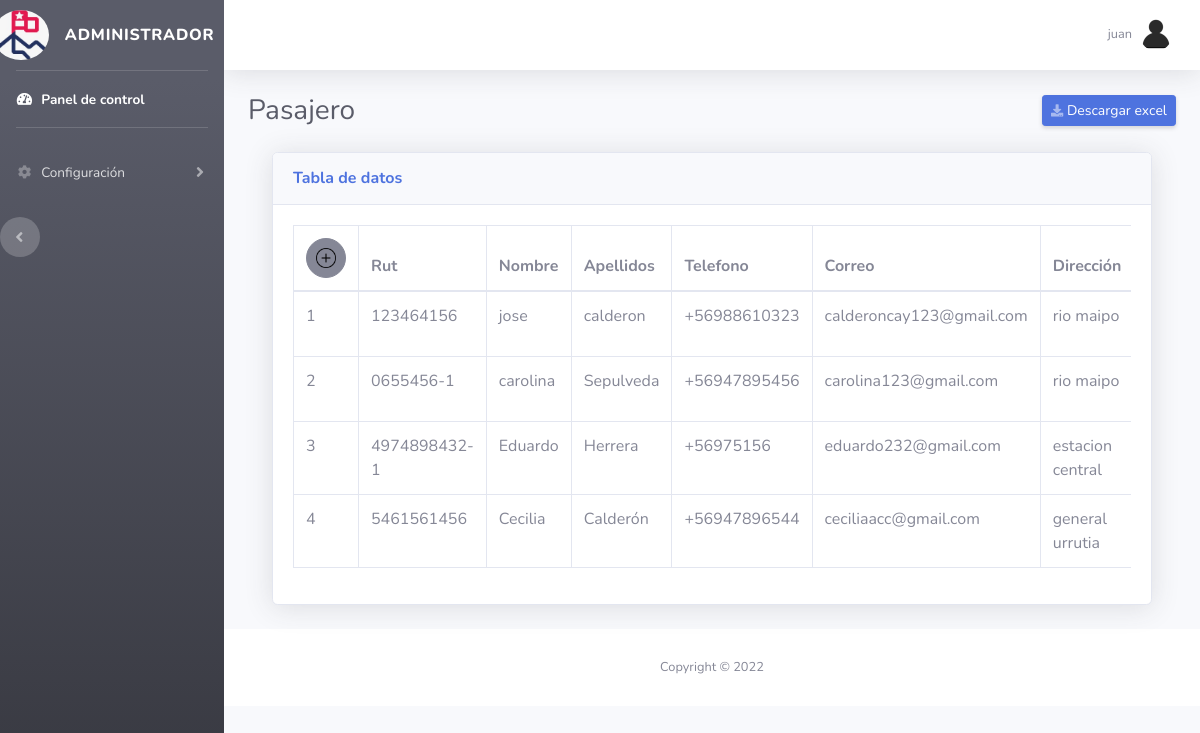
The page /admin/pasajero/pasajero.php (signed in) on the database its author committed.
### tables this page shows
CREATE TABLE `pasajero` (
  `id` int(11) NOT NULL,
  `rut` varchar(50) NOT NULL,
  `nombre` varchar(50) NOT NULL,
  `apellidos` varchar(50) NOT NULL,
  `telefono` varchar(50) NOT NULL,
  `correo` varchar(50) NOT NULL,
  `direccion` varchar(50) NOT NULL,
  `edad` int(10) NOT NULL,
  `nacionalidad` varchar(100) NOT NULL
);

### src/Pasajero.php (called while the page is built, shortened)
<?php
    class Pasajero{
        private $cn = null;
    public function __construct(){
        $this->config = parse_ini_file(__DIR__.'/../config.ini') ;
        $this->cn = new \PDO( $this->config['dns'], $this->config['usuario'],$this->config['clave'],array(
            \PDO::MYSQL_ATTR_INIT_COMMAND => 'SET NAMES utf8'
        ));
    }
    public function mostrar(){
        $sql = "SELECT * FROM pasajero;
        ";
        $resultado = $this->cn->prepare($sql);
        if($resultado->execute())
            return $resultado->fetchAll();
        return false;
    }
    }
?>

### admin/pasajero/pasajero.php (the view, shortened to what this page needs)
<!DOCTYPE html>
<html lang="en">
<head>
  <link href="../vendor/fontawesome-free/css/all.min.css" rel="stylesheet" type="text/css">
  <link href="../../estilo/sb-admin-2.min.css" rel="stylesheet">
</head>
<body id="page-top">
  <div id="wrapper">
    <ul class="navbar-nav bg-gradient-dark sidebar sidebar-dark accordion" id="accordionSidebar">
      <a class="sidebar-brand d-flex align-items-center justify-content-center" href="../../index.php">
        <div class="sidebar-brand-icon">
          <img src="../../imagenes/logo_2.jpg" class="img-profile rounded-circle" with="50px" height="50px" alt="">
        </div>
        <div class="sidebar-brand-text mx-3">Administrador</div>
      </a>
      <hr class="sidebar-divider my-0">
      <li class="nav-item active">
        <a class="nav-link" href="../dashboard.php">
          <i class="fas fa-fw fa-tachometer-alt"></i>
          <span>Panel de control</span></a>
      </li>
      <hr class="sidebar-divider">
      <div class="btn-group-vertical">
        <li class="nav-item">
          <a class="nav-link collapsed" href="#" data-toggle="collapse" data-target="#collapseTwo" aria-expanded="true" aria-controls="collapseTwo">
            <i class="fas fa-fw fa-cog"></i>
            <span>Configuración</span>
          </a>
        </li>
        <div class="text-center d-none d-md-inline">
          <button class="rounded-circle border-0" id="sidebarToggle"></button>
        </div>
    </ul>
    <div id="content-wrapper" class="d-flex flex-column">
      <div id="content">
        <nav class="navbar navbar-expand navbar-light bg-white topbar mb-4 static-top shadow">
          <ul class="navbar-nav ml-auto">
           <li class="nav-item dropdown no-arrow">
              <a class="nav-link dropdown-toggle" href="#" id="userDropdown" role="button" data-toggle="dropdown" aria-haspopup="true" aria-expanded="false">
                <span class="mr-2 d-none d-lg-inline text-gray-600 small"><?php print $_SESSION['usuario_info_array']['nombre']; ?></span>
                <img class="img-profile rounded-circle" src="../../imagenes/iconos/usuario.png">
              </a>
            </li>
      </ul>
      </nav>
      <div class="container-fluid">
        <div class="d-sm-flex align-items-center justify-content-between mb-4">
          <h1 class="h3 mb-0 text-gray-800">Pasajero</h1>
          <a href="../excel/excel-pasajero.php" class="d-none d-sm-inline-block btn btn-sm btn-primary shadow-sm"><i class="fas fa-download fa-sm text-white-50"></i> Descargar excel</a>
        </div>
        <div class="container-fluid">
          <div class="card shadow mb-4">
            <div class="card-header py-3">
              <h6 class="m-0 font-weight-bold text-primary">Tabla de datos</h6>
            </div>
            <div class="card-body">
              <div class="table-responsive">
                <table class="table table-bordered" id="dataTable" width="100%" cellspacing="0">
                  <thead>
                    <tr>
                      <th> <a href="form-crear.php" class="btn btn-secondary btn-circle">
                          <img src="../../imagenes/iconos/crear.png" width="20px" height="20px" alt="" />
                        </a></th>
                      <th>Rut</th>
                      <th>Nombre</th>
                      <th>Apellidos</th>
                      <th>Telefono</th>
                      <th>Correo</th>
                      <th>Dirección</th>
                    </tr>
                  </thead>
                  <tbody>
                    <?php
                    $pasajero = new conexion\Pasajero;
                    $info_tour = $pasajero->mostrar();
                    $cantidad = count($info_tour);
                    if ($cantidad > 0) {
                      $c = 0;
                      for ($x = 0; $x < $cantidad; $x++) {
                        $c++;
                        $item = $info_tour[$x];
                    ?>
                        <tr>
                          <td><?php print $c ?></td>
                          <td><?php print $item['rut'] ?></td>
                          <td><?php print $item['nombre'] ?></td>
                          <td><?php print $item['apellidos'] ?></td>
                          <td><?php print $item['telefono'] ?></td>
                          <td><?php print $item['correo'] ?></td>
                          <td><?php print $item['direccion'] ?></td>
                        </tr>
                      <?php
                      }
                    } else {
                      ?>
                      <tr>
                        <td colspan="6">NO HAY REGISTROS</td>
                      </tr>
                    <?php } ?>
                  </tbody>
                </table>
              </div>
            </div>
          </div>
        </div>
      </div>
      <footer class="sticky-footer bg-white">
        <div class="container my-auto">
          <div class="copyright text-center my-auto">
            <span>Copyright &copy; 2022</span>
          </div>
        </div>
      </footer>
    </div>
  </div>
</body>
</html>

### rows shown on the page
pasajero: rut "123464156", nombre "jose", apellidos "calderon", telefono "+56988610323", correo "calderoncay123@gmail.com", direccion "rio maipo"
pasajero: rut "0655456-1", nombre "carolina", apellidos "Sepulveda", telefono "+56947895456", correo "carolina123@gmail.com", direccion "rio maipo"
pasajero: rut "4974898432-1", nombre "Eduardo", apellidos "Herrera", telefono "+56975156", correo "eduardo232@gmail.com", direccion "estacion central"
pasajero: rut "5461561456", nombre "Cecilia", apellidos "Calderón", telefono "+56947896544", correo "ceciliaacc@gmail.com", direccion "general urrutia"

### other values the page prints
$_SESSION['usuario_info_array']['nombre'] "juan"
